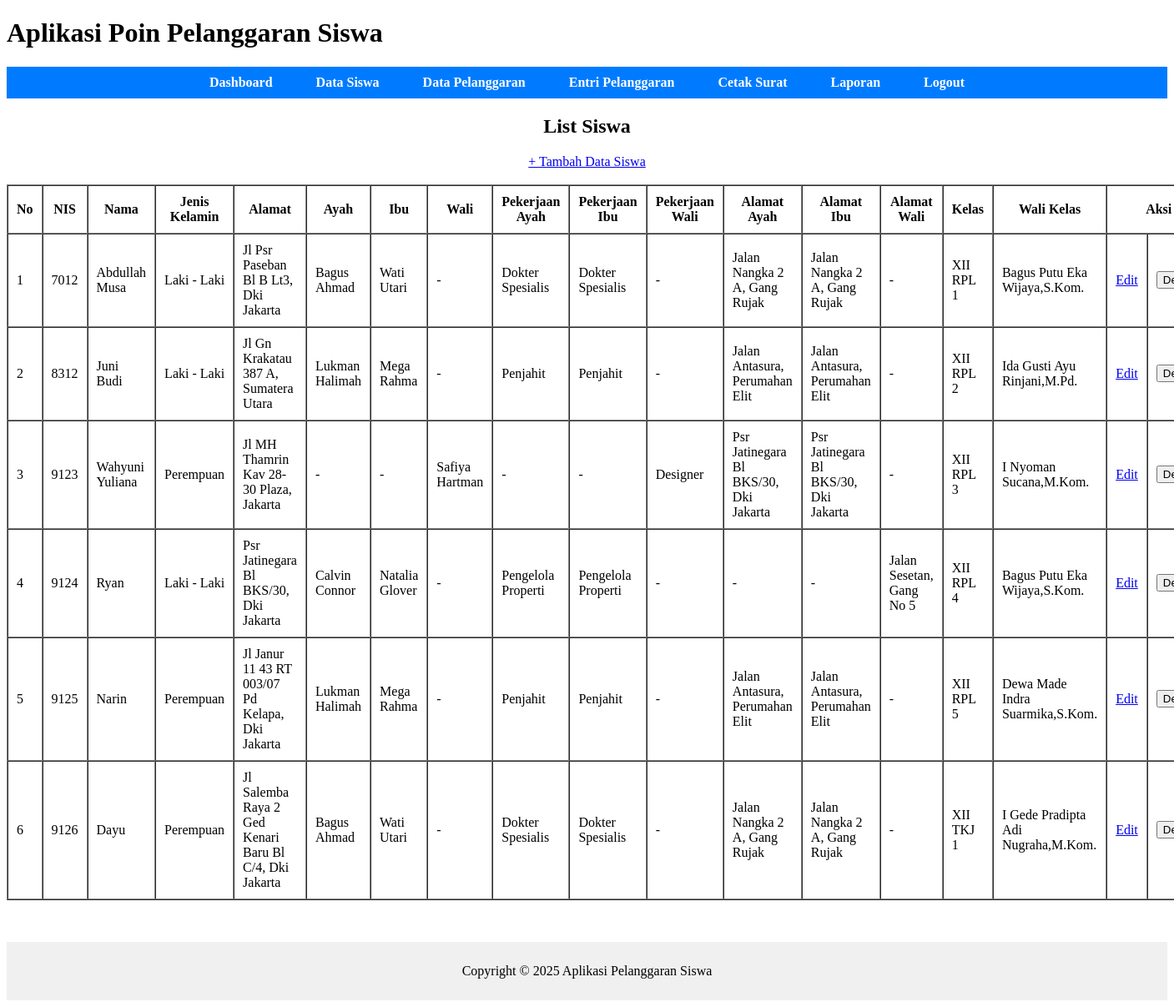
/pages/siswa/list.php, run on an earlier commit of the app's database.
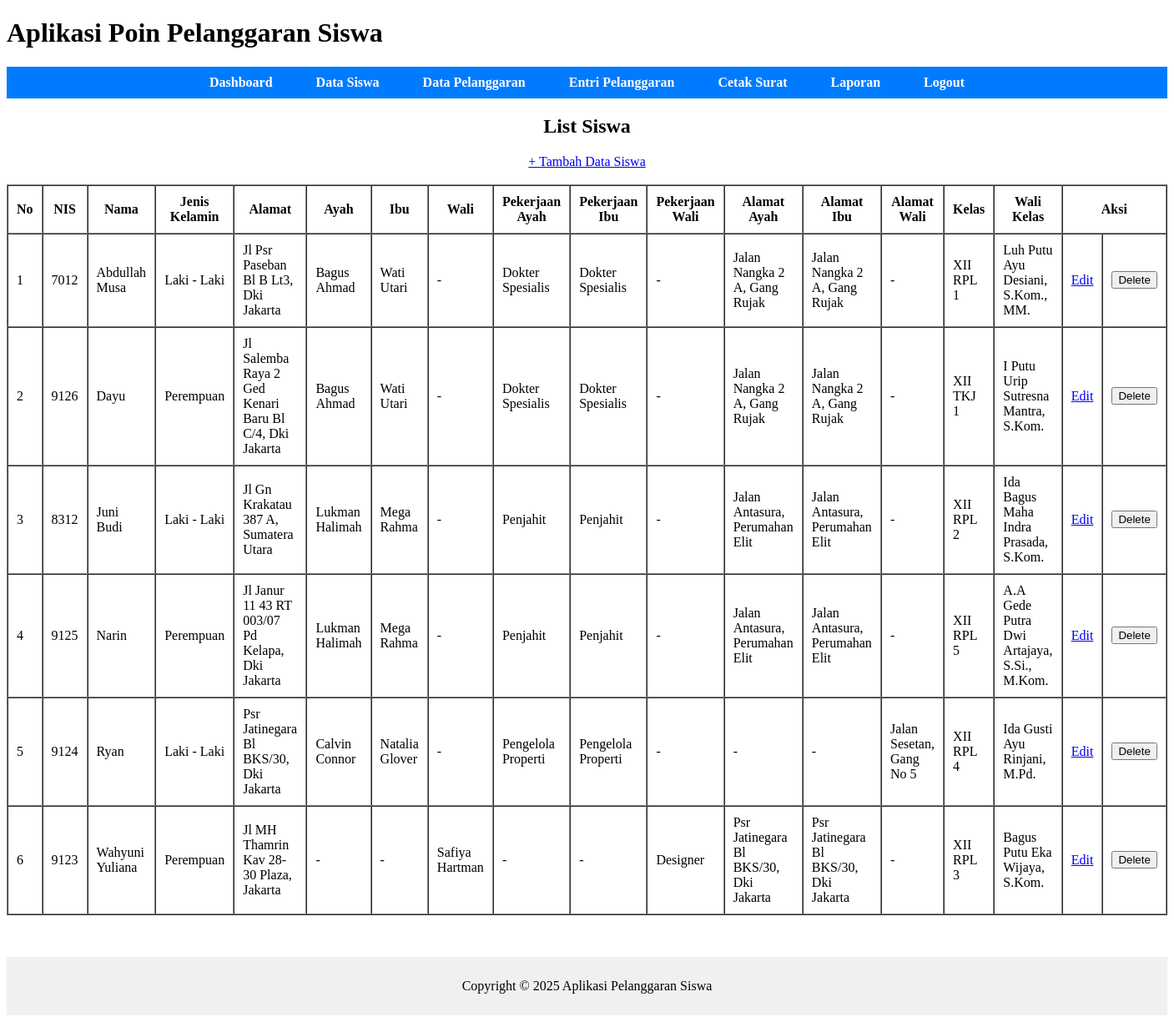
And on a later commit of the database.
### tables this page shows
CREATE TABLE `siswa` (
  `nis` int(5) NOT NULL,
  `nama_siswa` varchar(50) DEFAULT NULL,
  `jenis_kelamin` enum('Laki - Laki','Perempuan') DEFAULT NULL,
  `alamat` varchar(100) DEFAULT NULL,
  `password` varchar(70) DEFAULT NULL,
  `status` enum('aktif','tidak_aktif','lulus','pindah') DEFAULT NULL,
  `id_ortu_wali` int(5) DEFAULT NULL,
  `id_kelas` int(3) DEFAULT NULL
);

CREATE TABLE `ortu_wali` (
  `id_ortu_wali` int(5) NOT NULL,
  `ayah` varchar(50) DEFAULT NULL,
  `ibu` varchar(50) DEFAULT NULL,
  `wali` varchar(50) DEFAULT NULL,
  `pekerjaan_ayah` varchar(50) DEFAULT NULL,
  `pekerjaan_ibu` varchar(50) DEFAULT NULL,
  `pekerjaan_wali` varchar(50) DEFAULT NULL,
  `no_telp_ayah` varchar(16) DEFAULT NULL,
  `no_telp_ibu` varchar(16) DEFAULT NULL,
  `no_telp_wali` varchar(16) DEFAULT NULL,
  `alamat_ayah` varchar(100) DEFAULT NULL,
  `alamat_ibu` varchar(100) DEFAULT NULL,
  `alamat_wali` varchar(100) DEFAULT NULL
);

CREATE TABLE `tingkat` (
  `id_tingkat` int(1) NOT NULL,
  `tingkat` varchar(6) DEFAULT NULL
);

CREATE TABLE `program_keahlian` (
  `id_program_keahlian` int(2) NOT NULL,
  `program_keahlian` varchar(6) DEFAULT NULL,
  `deskripsi` varchar(50) DEFAULT NULL
);

CREATE TABLE `kelas` (
  `id_kelas` int(3) NOT NULL,
  `id_tingkat` int(11) DEFAULT NULL,
  `id_program_keahlian` int(11) DEFAULT NULL,
  `rombel` int(11) DEFAULT NULL,
  `kode_guru` char(8) DEFAULT NULL
);

CREATE TABLE `guru` (
  `kode_guru` char(8) NOT NULL,
  `nama_pengguna` varchar(100) DEFAULT NULL,
  `role` varchar(30) DEFAULT NULL,
  `username` varchar(50) DEFAULT NULL,
  `password` varchar(70) DEFAULT NULL,
  `aktif` enum('Y','N') DEFAULT NULL,
  `jabatan` varchar(50) DEFAULT NULL,
  `telp` varchar(16) DEFAULT NULL
);

### pages/siswa/list.php (the view, shortened to what this page needs)
<?php
include ROOTPATH . "/config/config.php";
include ROOTPATH . "/includes/header.php";
$query = "SELECT
            siswa.nis AS nis,
            siswa.nama_siswa AS nama_siswa,
            siswa.jenis_kelamin AS jenis_kelamin,
            siswa.alamat AS alamat,
            ortu_wali.ayah AS ayah,
            ortu_wali.ibu AS ibu,
            ortu_wali.wali AS wali,
            ortu_wali.pekerjaan_ayah AS pekerjaan_ayah,
            ortu_wali.pekerjaan_ibu AS pekerjaan_ibu,
            ortu_wali.pekerjaan_wali AS pekerjaan_wali,
            ortu_wali.alamat_ayah AS alamat_ayah,
            ortu_wali.alamat_ibu AS alamat_ibu,
            ortu_wali.alamat_wali AS alamat_wali,
            tingkat.tingkat AS tingkat,
            program_keahlian.program_keahlian AS program_keahlian,
            kelas.rombel AS rombel,
            guru.nama_pengguna AS nama_pengguna
          FROM siswa
          JOIN ortu_wali ON siswa.id_ortu_wali = ortu_wali.id_ortu_wali
          JOIN kelas ON siswa.id_kelas = kelas.id_kelas
          JOIN tingkat ON kelas.id_tingkat = tingkat.id_tingkat
          JOIN program_keahlian ON kelas.id_program_keahlian = program_keahlian.id_program_keahlian
          JOIN guru ON kelas.kode_guru = guru.kode_guru";
$result = mysqli_query($conn, $query);
?>
<center>
    <h2>List Siswa</h2>
    <a href="add.php">+ Tambah Data Siswa</a><br><br>
    <table border="1" cellpadding="10" cellspacing="0">
        <thead>
            <tr>
                <th>No</th>
                <th>NIS</th>
                <th>Nama</th>
                <th>Jenis Kelamin</th>
                <th>Alamat</th>
                <th>Ayah</th>
                <th>Ibu</th>
                <th>Wali</th>
                <th>Pekerjaan Ayah</th>
                <th>Pekerjaan Ibu</th>
                <th>Pekerjaan Wali</th>
                <th>Alamat Ayah</th>
                <th>Alamat Ibu</th>
                <th>Alamat Wali</th>
                <th>Kelas</th>
                <th>Wali Kelas</th>
                <th colspan="2">Aksi</th>
            </tr>
        </thead>
        <tbody>
            <?php
            $no = 1;
            while ($row = mysqli_fetch_assoc($result)) { ?>
                <tr>
                    <td><?= $no++ ?></td>
                    <td><?= htmlspecialchars($row['nis']) ?></td>
                    <td><?= htmlspecialchars($row['nama_siswa']) ?></td>
                    <td><?= htmlspecialchars($row['jenis_kelamin']) ?></td>
                    <td><?= htmlspecialchars($row['alamat']) ?></td>
                    <td><?= (empty($row['ayah']) || $row['ayah'] == 'NULL') ? '-' : htmlspecialchars($row['ayah']) ?></td>
                    <td><?= (empty($row['ibu']) || $row['ibu'] == 'NULL') ? '-' : htmlspecialchars($row['ibu']) ?></td>
                    <td><?= (empty($row['wali']) || $row['wali'] == 'NULL') ? '-' : htmlspecialchars($row['wali']) ?></td>
                    <td><?= (empty($row['pekerjaan_ayah']) || $row['pekerjaan_ayah'] == 'NULL') ? '-' : htmlspecialchars($row['pekerjaan_ayah']) ?>
                    </td>
                    <td><?= (empty($row['pekerjaan_ibu']) || $row['pekerjaan_ibu'] == 'NULL') ? '-' : htmlspecialchars($row['pekerjaan_ibu']) ?>
                    </td>
                    <td><?= (empty($row['pekerjaan_wali']) || $row['pekerjaan_wali'] == 'NULL') ? '-' : htmlspecialchars($row['pekerjaan_wali']) ?>
                    </td>
                    <td><?= (empty($row['alamat_ayah']) || $row['alamat_ayah'] == 'NULL') ? '-' : htmlspecialchars($row['alamat_ayah']) ?>
                    </td>
                    <td><?= (empty($row['alamat_ibu']) || $row['alamat_ibu'] == 'NULL') ? '-' : htmlspecialchars($row['alamat_ibu']) ?>
                    </td>
                    <td><?= (empty($row['alamat_wali']) || $row['alamat_wali'] == 'NULL') ? '-' : htmlspecialchars($row['alamat_wali']) ?>
                    </td>
                    <td><?= htmlspecialchars($row['tingkat'] . ' ' . $row['program_keahlian'] . ' ' . $row['rombel']) ?>
                    </td>
                    <td><?= htmlspecialchars($row['nama_pengguna']) ?></td>
                    <td>
                        <a href="edit.php?id=<?= $row['nis'] ?>">Edit</a>
                    </td>
                    <td>
                        <form action="../../process/siswa_process.php" method="post"
                            onsubmit="return confirm('Ingin Menghapus data <?= $row['nama_siswa'] ?>?')">
                            <button type="submit">Delete</button>
                        </form>
                    </td>
                </tr>
            <?php } ?>
        </tbody>
    </table>
</center>
<?php
include "../../includes/footer.php";
?>

### includes/header.php (shortened to what this page needs)
<!DOCTYPE html>
<html lang="id">
<head>
</head>
<body>
    <header>
        <h1>Aplikasi Poin Pelanggaran Siswa</h1>
        <nav>
            <ul>
                <li><a href="/poin_siswa/pages/dashboard.php">Dashboard</a></li>
                <li><a href="/poin_siswa/pages/siswa/list.php">Data Siswa</a></li>
                <li><a href="/poin_siswa/pages/jenis_pelanggaran/list.php">Data Pelanggaran</a></li>
                <li><a href="/poin_siswa/pages/pelanggaran/add.php">Entri Pelanggaran</a></li>
                <li><a href="/poin_siswa/pages/surat/list.php">Cetak Surat</a></li>
                <li><a href="/poin_siswa/pages/laporan/list.php">Laporan</a></li>
                <li><a href="/poin_siswa/logout.php">Logout</a></li>
            </ul>
        </nav>
    </header>
    <main>

### includes/footer.php
</main>
<footer style="margin-top:50px; padding:10px; background-color:#f0f0f0; bottom:0;">
    <center>
        <p>Copyright &copy; 2025 Aplikasi Pelanggaran Siswa</p>
    </center>
</footer>
</body>
</html>

### includes/header.php (style rules this page uses)
nav { background: #007bff; padding: 10px 0; }
nav ul { list-style: none; margin: 0; padding: 0; display: flex; gap: 20px; justify-content: center; }
nav ul li { display: inline; }
nav ul li a { color: #fff; text-decoration: none; font-weight: bold; padding: 8px 16px; border-radius: 4px; transition: background 0.2s; }

What changed in the data, as far as the page shows it:
changed siswa "Abdullah Musa": guru.nama_pengguna "Bagus Putu Eka Wijaya,S.Kom." → "Luh Putu Ayu Desiani, S.Kom., MM."
changed siswa "Dayu": guru.nama_pengguna "I Gede Pradipta Adi Nugraha,M.Kom." → "I Putu Urip Sutresna Mantra, S.Kom."; moves up the list
changed siswa "Juni Budi": guru.nama_pengguna "Ida Gusti Ayu Rinjani,M.Pd." → "Ida Bagus Maha Indra Prasada, S.Kom."
changed siswa "Narin": guru.nama_pengguna "Dewa Made Indra Suarmika,S.Kom." → "A.A Gede Putra Dwi Artajaya, S.Si., M.Kom."; moves up the list
changed siswa "Ryan": guru.nama_pengguna "Bagus Putu Eka Wijaya,S.Kom." → "Ida Gusti Ayu Rinjani, M.Pd."; moves down the list
changed siswa "Wahyuni Yuliana": guru.nama_pengguna "I Nyoman Sucana,M.Kom." → "Bagus Putu Eka Wijaya, S.Kom."
